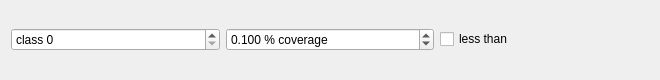
<?xml version="1.0" encoding="UTF-8"?>
<ui version="4.0">
 <class>RuleItem</class>
 <widget class="QWidget" name="RuleItem">
  <property name="geometry">
   <rect>
    <x>0</x>
    <y>0</y>
    <width>660</width>
    <height>80</height>
   </rect>
  </property>
  <property name="windowTitle">
   <string>Form</string>
  </property>
  <layout class="QGridLayout" name="gridLayout">
   <item row="0" column="1">
    <widget class="QDoubleSpinBox" name="coverSpinBox">
     <property name="suffix">
      <string> % coverage</string>
     </property>
     <property name="decimals">
      <number>3</number>
     </property>
     <property name="maximum">
      <double>1.000000000000000</double>
     </property>
     <property name="singleStep">
      <double>0.010000000000000</double>
     </property>
     <property name="value">
      <double>0.100000000000000</double>
     </property>
    </widget>
   </item>
   <item row="0" column="0">
    <widget class="QSpinBox" name="classSpinBox">
     <property name="prefix">
      <string>class </string>
     </property>
     <property name="maximum">
      <number>256</number>
     </property>
    </widget>
   </item>
   <item row="0" column="2">
    <widget class="QCheckBox" name="checkBox">
     <property name="text">
      <string>less than</string>
     </property>
    </widget>
   </item>
  </layout>
 </widget>
 <resources/>
 <connections/>
</ui>
